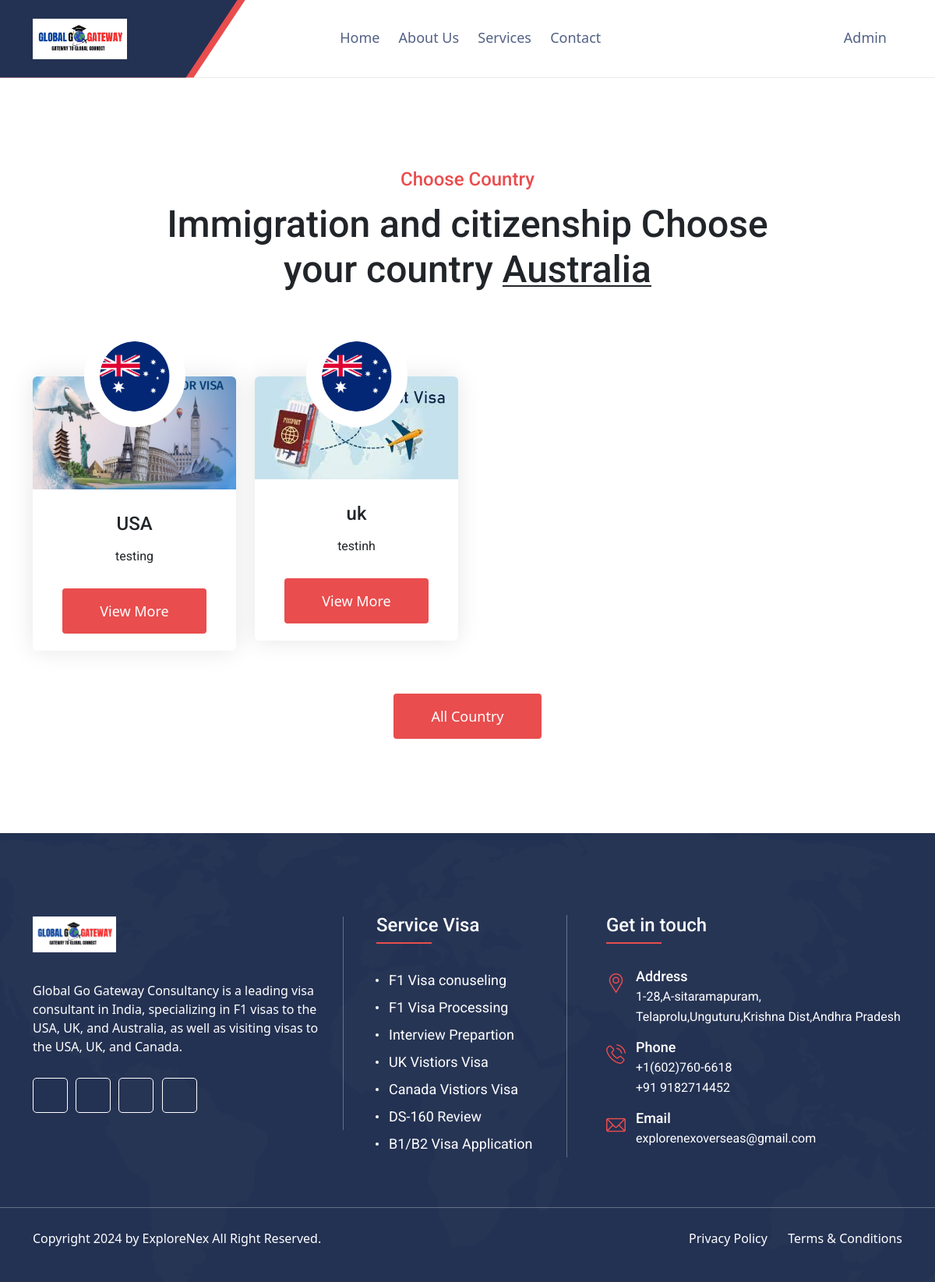
/staff_view/ (signed in), run on the app's committed database.
### app/models.py (models this page shows, shortened)
class Users(AbstractBaseUser, PermissionsMixin):
    email = models.EmailField(unique=True)
    username = models.CharField(max_length=100, unique=True)
    phone = models.CharField(max_length=20, unique=True)
    first_name = models.CharField(max_length=100, blank=True, null=True)
    last_name = models.CharField(max_length=100, blank=True, null=True)
    date_of_birth = models.DateField(blank=True, null=True)
    profile_image = models.ImageField(upload_to='profile_images/', blank=True, null=True)
    referal_code  = models.CharField(max_length=100,blank=True, null=True)
    pincode = models.IntegerField(blank=True, null=True)
    address = models.TextField(blank=True, null=True)
    created_at = models.DateTimeField(auto_now_add=True)
    updated_at = models.DateTimeField(auto_now=True)
    is_active = models.BooleanField(default=True)
    is_staff = models.BooleanField(default=False)
    USERNAME_FIELD = 'email'
    REQUIRED_FIELDS = ['username', 'phone']
    objects = UserManager()
    role = models.CharField(choices=user_roles,max_length=100,null=True,blank=True,default='admin')

class Country(models.Model):
    countery_name = models.CharField(max_length=100, blank=True, null=True)
    country_logo = models.ImageField(upload_to='country_images/', blank=True, null=True)
    image = models.ImageField(upload_to='country_images/', blank=True, null=True)
    Description = models.TextField(blank=True, null=True)
    user = models.ForeignKey('Users', models.DO_NOTHING, null=False,blank=False,db_column='user_id')
    created_by = models.ForeignKey('Users', models.DO_NOTHING, null=False,blank=False,related_name='created_country',db_column='created_by')
    created_at = models.DateTimeField(auto_now_add=True)
    class Meta:
        managed = True
        db_table = 'country_list'

### app/views.py (the view)
# urls.py: path('staff_view/',student_view , name='staff_view'),
@login_required
@csrf_exempt
def student_view(request):
    context = {}
    try:
        country_list = Country.objects.all()
        context['country'] = country_list
        return render(request, 'uifiles/student_view.html',context)
    except template.TemplateDoesNotExist:
        html_template = loader.get_template('uifiles/page-404.html')
        return HttpResponse(html_template.render(context, request))
    except:
        html_template = loader.get_template('uifiles/page-500.html')
        return HttpResponse(html_template.render(context, request))

### templates/uifiles/student_view.html
{% extends 'uifiles/base.html' %}
{% load static %}
{% block content %}
<section class="countryPageSection">
    <div class="container">
        <div class="row">
            <div class="col-lg-12 text-center">
                <h5 class="subTitle">Choose Country</h5>
                <h2 class="secTitle">Immigration and citizenship Choose<br> your country <span class="typewrite" data-period="2000" data-type="[ &quot;Australia&quot;, &quot;Germany&quot;, &quot;England&quot;, &quot;Canada&quot;, &quot;France&quot;, &quot;Dubai&quot;, &quot;Turkey&quot;, &quot;India&quot; ]"><span class="wrap">Franc</span></span><br></h2>
            </div>
        </div>
        <div class="row">
            {% for item in country%}
            <div class="col-lg-3 col-sm-6">
                <div class="countryItem02 ciItem02 text-center">
                    <div class="countryThumb">
                        <img src="{{item.image.url}}" alt="ImmiPress">
                        <div class="cnFlag"><img src="{{item.country_logo.url}}" alt="ImmiPress"></div>
                    </div>
                    <div class="countryContent">
                        <h3><a href="/countery_services/{{item.countery_name}}/">{{item.countery_name}}</a></h3>
                        <p>{{item.Description}}</p>
                    </div>
                    <a class="immiPressBtn mb-3" href="/countery_services/{{item.countery_name}}/"><span>View More</span></a>
                </div>
            </div>
            {% endfor %}
        </div>
        <div class="row">
            <div class="col-lg-12 text-center">
                <a class="immiPressBtn" href="coaching.html"><span>All Country</span></a>
            </div>
        </div>
    </div>
</section>
{% endblock %}

### templates/uifiles/base.html (shortened to what this page needs)
{% load static %}
<!DOCTYPE html>
<html class="no-js" lang="en">
    <head>
        <link rel="stylesheet" href="{% static 'assets/css/bootstrap.css' %}">
        <link rel="stylesheet" href="{% static 'assets/css/animate.css' %}">
        <link rel="stylesheet" href="{% static 'assets/css/fontawesome-all.css' %}">
        <link rel="stylesheet" href="{% static 'assets/css/flaticon.css' %}">
        <link rel="stylesheet" href="{% static 'assets/css/owl.theme.default.min.css' %}">
        <link rel="stylesheet" href="{% static 'assets/css/owl.carousel.min.css' %}">
        <link rel="stylesheet" href="{% static 'assets/css/lightcase.css' %}">
        <link rel="stylesheet" href="{% static 'assets/css/nice-select.css' %}">
        <link rel="stylesheet" href="{% static 'assets/css/main.css' %}">
        <link rel="stylesheet" href="{% static 'assets/css/stepform.css' %}">
        <link rel="stylesheet" href="{% static 'assets/css/model.css' %}">
        <link rel="stylesheet" type="text/css" href="https://cdn.datatables.net/2.0.3/css/dataTables.bootstrap5.css">
        <link rel="stylesheet" type="text/css" href="https://cdnjs.cloudflare.com/ajax/libs/twitter-bootstrap/5.3.0/css/bootstrap.min.css">
        <link rel="stylesheet" type="text/css" href="https://cdn.datatables.net/buttons/2.2.2/css/buttons.dataTables.min.css">
    </head>
    <body>
        <header class="header03 isSticky">
            <div class="container">
                <div class="row">
                    <div class="col-lg-12">
                        <div class="header01Inner">
                            <div class="logo01" >
                                <a href="index.html">
                                    <img src="{% static 'assets/images/bg/logo.gif' %}" alt="ImmiPress"/>
                                </a>
                            </div>
                            <div>
                                <nav class="mainMenu">
                                    <ul class="sub-menu">
                                        <li><a href="/">Home</a></li>
                                        <li><a href="/about/">About Us</a></li>
                                        <li><a href="/services/">Services</a></li>
                                        <li><a href="/contactus/">Contact</a></li>
                                    </ul>
                                </nav>
                            </div>
                            <div>
                                <nav class="mainMenu">
                                    <ul class="sub-menu">
                                        <li class="">
                                            {% if request.user.is_authenticated %}
                                            <a href=""><i class="fas fa-brands fa-user"></i>&nbsp;{{ request.user.username }}</a>
                                            {% else %}
                                            <a href="/login/" style="font-weight: 400; font-size: medium;"><i class="fas fa-brands fa-user">&nbsp;Login</i></a>
                                            {% endif %}
                                        </li>
                                    </ul>
                                </nav>
                            </div>
                        </div>
                    </div>
                </div>
            </div>
        </header>
        {% block content %}
        {% endblock %}
        <footer class="footer_02"  style="background-image:url(../../assets/images/bg/4.png);">
            <div class="container">
                <div class="row">
                    <div class="col-lg-4 col-md-5">
                        <aside class="aboutWidget">
                            <a href="index.html"><img src="{% static 'assets/images/bg/logo.gif' %}" alt="ImmiPress"/></a>
                           <p>Global Go Gateway Consultancy is a leading visa consultant in India, specializing in F1 visas to the USA, UK, and Australia, as well as visiting visas to the USA, UK, and Canada.</p>
                            <div class="abSocial">
                                <a href="javascript:void(0);"><i class="fa-brands fa-facebook-f"></i></a>
                                <a href="javascript:void(0);"><i class="fa-brands fa-twitter"></i></a>
                                <a href="javascript:void(0);"><i class="fa-brands fa-instagram"></i></a>
                                <a href="javascript:void(0);"><i class="fa-brands fa-dribbble"></i></a>
                            </div>
                        </aside>
                    </div>
                    <div class="col-lg-4 col-md-7">
                        <aside class="widget serviceMenu">
                            <h3 class="widgetTitle">Service Visa</h3>
                            <ul class="menu">
                                <li><a href="/services/">F1 Visa conuseling</a></li>
                                <li><a href="/services/">F1 Visa Processing</a></li>
                                <li><a href="/services/">Interview Prepartion</a></li>
                                <li><a href="/services/">UK Vistiors Visa</a></li>
                                <li><a href="/services/">Canada Vistiors Visa</a></li>
                                <li><a href="/services/">DS-160 Review</a></li>
                                <li><a href="/services/">B1/B2 Visa Application </a></li>
                            </ul>
                        </aside>
                    </div>
                    <div class="col-lg-4 col-md-6">
                        <aside class="contactWidget">
                            <h3 class="widgetTitle">Get in touch</h3>
                            <div class="iconBox01">
                                <div class="ibBox"><i class="flaticon-placeholder"></i></div>
                                <h3 class="ibTitle">Address</h3>
                                <p>1-28,A-sitaramapuram,<br>Telaprolu,Unguturu,Krishna Dist,Andhra Pradesh</p>
                            </div>
                            <div class="iconBox01">
                                <div class="ibBox"><i class="flaticon-phone-call"></i></div>
                                <h3 class="ibTitle">Phone</h3>
                                <p>+1(602)760-6618<br>+91 9182714452</p>
                            </div>
                            <div class="iconBox01">
                                <div class="ibBox"><i class="flaticon-email-1"></i></div>
                                <h3 class="ibTitle">Email</h3>
                                <p>explorenexoverseas@gmail.com</p>
                            </div>
                        </aside>
                    </div>
                </div>
            </div>
            <div class="container-fluid">
                <div class="row">
                    <div class="col-lg-12"><div class="brhr"></div></div>
                </div>
            </div>
            <div class="container">
                <div class="row">
                    <div class="col-md-6">
                        <p class="copyright">Copyright 2024 by ExploreNex All Right Reserved.</p>
                    </div>
                    <div class="col-md-6">
                        <div class="crMenu">
                            <ul class="menu">
                                <li><a href="javascript:void(0);">Privacy Policy</a></li>
                                <li><a href="javascript:void(0);">Terms & Conditions</a></li>
                            </ul>
                        </div>
                    </div>
                </div>
            </div>
        </footer>
    </body>
</html>

### static/assets/css/stepform.css (style rules this page uses)
h2 { margin: 0; }
.text-center { text-align: center; }

### data on the page
Users: user.username "Admin"
Country: image (picture), country_logo (picture), countery_name "USA", Description "testing"
Country: image (picture), country_logo (picture), countery_name "uk", Description "testinh"
